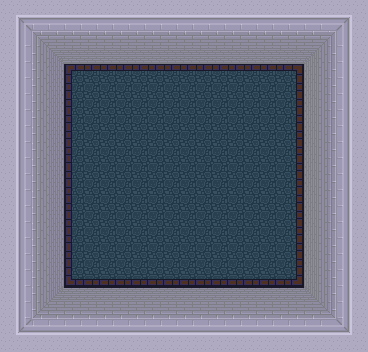

This game map was drawn from its Tiled (.tmx) file and the tilesets committed beside it. A one-line description and the trimmed map source follow:
An orthogonal 23x22 tile map with 16x16 px tiles, 2 tile layers (base layer, wall layer) and 1 object (info_player_start).

<map version="1.0" orientation="orthogonal" width="23" height="22" tilewidth="16" tileheight="16">
 <properties>
  <property name="map_name" value="Test Map" />
 </properties>
 <tileset firstgid="1" name="lttp_castlebasement1" tilewidth="16" tileheight="16">
  <image source="lttp_castlebasement1.png" width="1184" height="1006" />
 </tileset>
 <layer name="base layer" width="23" height="22">
  <data>[506 cells, 506 non-empty, 53 distinct tile ids]</data>
 </layer>
 <layer name="wall layer" width="23" height="22" opacity="0.44">
  <properties>
   <property name="layer_property" value="" />
  </properties>
  <data>[506 cells, 296 non-empty, 1 distinct tile ids]</data>
 </layer>
 <objectgroup name="Object Layer 1" width="23" height="22">
  <object name="info_player_start" x="176" y="160" width="16" height="16">
   <properties>
    <property name="face_dir" value="down" />
   </properties>
  </object>
 </objectgroup>
</map>
